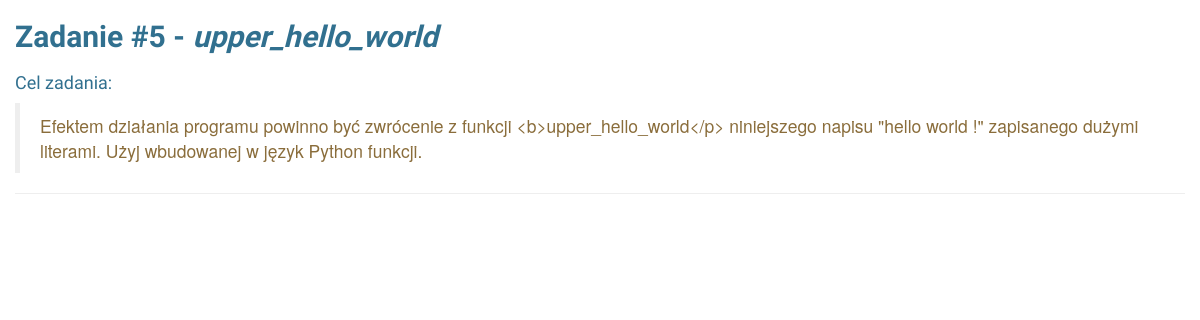
The page /zadania/5.html (signed in) on the database its author committed.
### mainapp/models.py (models this page shows, shortened)
class Task(models.Model):
    name = models.CharField(max_length=128)
    is_visible = models.BooleanField(default=False)
    desc = models.TextField(max_length=1024)
    intro = models.TextField(max_length=1024, null=True, blank=True)
    code = models.TextField(max_length=4000)
    tests = models.TextField(max_length=4000)
    suggestion_1 = models.TextField(max_length=1024, null=True, blank=True)
    suggestion_2 = models.TextField(max_length=1024, null=True, blank=True)
    suggestion_3 = models.TextField(max_length=1024, null=True, blank=True)
    suggestion_4 = models.TextField(max_length=1024, null=True, blank=True)
    suggestion_5 = models.TextField(max_length=1024, null=True, blank=True)
    level = models.PositiveIntegerField(default=0, blank=False, null=False)
    points = models.PositiveIntegerField(default=5, blank=False, null=False)
    my_order = models.PositiveIntegerField(default=1, blank=False, null=False)
    class Meta(object):
        ordering = ('my_order',)

### mainapp/views.py (the view)
class TaskPageView(TemplateView):
    template_name = 'mainapp/task.html'
    def _get_asserts_from_tests_code(self, tests_code):
        asserts = []
        for assert_line in str(tests_code).split("\n"):
            if 'assert ' in assert_line:
                asserts.append(assert_line.strip())
        return asserts
    def get_context_data(self, **kwargs):
        task_instance = get_object_or_404(Task, id=kwargs['task_id'])
        asserts = self._get_asserts_from_tests_code(task_instance.tests)
        return {'task': task_instance,
                'asserts': asserts,
                'task_props': {'taskId': task_instance.id, 'code': task_instance.code,
                               'tests': task_instance.tests, 'asserts': asserts},
                }

### mainapp/context_processors.py (called while the page is built)
def frontend(request):
    user = getattr(request, 'user', None)
    is_authenticated = bool(user and user.is_authenticated)
    return {
        'frontend_context': {
            'isAuthenticated': is_authenticated,
            'userId': user.id if is_authenticated else None,
            'username': user.get_username() if is_authenticated else '',
            'csrfToken': get_token(request),
            'staticUrl': settings.STATIC_URL,
        }
    }

### mainapp/templates/mainapp/task.html (shortened to what this page needs)
{% extends 'mainapp/base.html' %}
{% load bootstrap3 %}
{% block bootstrap3_content %}
{% if user.is_authenticated %}
<div class="container-fluid">
	<div class="row">
		<div class="col-md-12">
            <h2 class="text-info">
				<strong>Zadanie #{{ task.id }} - <i>{{ task.name }}</i></strong>
			</h2>
        </div>
    </div>
    <div class="row">
        <div class="col-md-12">
            <h4 class="text-info">
				Cel zadania:
			</h4>
            <blockquote class="text-warning">
                {{ task.desc }}
            </blockquote>
            <hr />
        </div>
    </div>
</div>
{% endif %}
{% endblock %}

### mainapp/templates/header.html (style rules this page uses)
h1, h2, h3, h4, h5 { font-family: 'Share Tech', sans-serif; color: #5f58f6; }

### rows shown on the page
Task: id "5", name "upper_hello_world", desc "Efektem działania programu powinno być zwrócenie z funkcji <b>upper_hello_world</p> niniejszego napisu \"hello world !\" zapisanego dużymi literami. Użyj wbudowanej w język Python funkcji."
